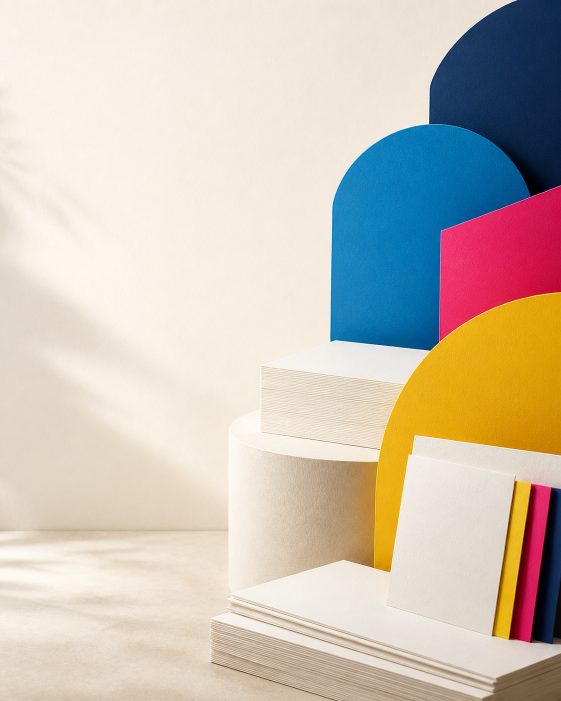
#> input picture assets/campanhas/automacao-smart-color-print/2026-08-12/base-brand-v1.png, 1122 x 1402 px (shown at 1/2 size)
$ python render.py
#> lines starting #> are read from the running program, lines starting #| are printed output that depends on the picture; after the words box and inside, x2 and y2 are one past the last pixel; in counts of white or black regions, pixels touching at a corner belong together
from pathlib import Path
import textwrap

from PIL import Image, ImageDraw, ImageFilter, ImageFont, ImageOps


ROOT = Path(__file__).resolve().parents[4]
CAMPAIGN = Path(__file__).resolve().parent
LOGO = ROOT / "assets" / "logo-scp.png"
BASE = CAMPAIGN / "base-brand-v1.png"
CARD = ROOT / "assets" / "mockup-cartao-real-v1.jpg"

WIDTH = 1080
HEIGHT = 1350

NAVY = "#101935"
CYAN = "#19B3E6"
MAGENTA = "#EA1A72"
YELLOW = "#F3C515"
OFF_WHITE = "#FFFDF8"
GRAPHITE = "#2D3342"
CARD_FILL = (255, 253, 248, 238)
CARD_BORDER = (16, 25, 53, 32)
LIME = "#DFF364"

BOLD = "/System/Library/Fonts/Supplemental/Arial Bold.ttf"
REGULAR = "/System/Library/Fonts/Supplemental/Arial.ttf"


def font(path: str, size: int) -> ImageFont.FreeTypeFont:
    return ImageFont.truetype(path, size=size)


def fit_cover(source: Image.Image, width: int, height: int) -> Image.Image:
    return ImageOps.fit(source.convert("RGB"), (width, height), method=Image.Resampling.LANCZOS)


def make_canvas() -> Image.Image:
    base = fit_cover(Image.open(BASE), WIDTH, HEIGHT).convert("RGBA")
    haze = Image.new("RGBA", (WIDTH, HEIGHT), (255, 255, 255, 0))
    draw = ImageDraw.Draw(haze)
    draw.rounded_rectangle((42, 126, 610, 1202), radius=56, fill=(255, 253, 248, 228))
    draw.rounded_rectangle((56, 144, 1024, 1216), radius=62, outline=(16, 25, 53, 18), width=4)
    draw.ellipse((-140, 940, 394, 1450), fill=(25, 179, 230, 22))
    draw.ellipse((716, 986, 1168, 1438), fill=(16, 25, 53, 26))
    haze = haze.filter(ImageFilter.GaussianBlur(16))
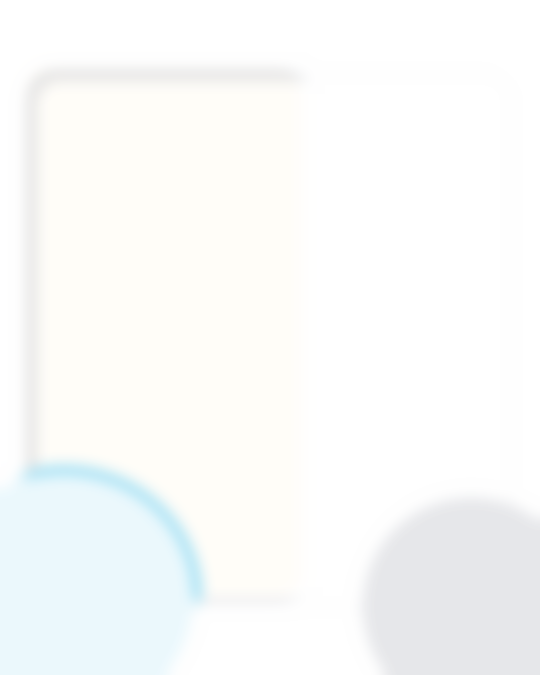
#> haze: PIL image 1080x1350 RGBA (shown at 1/2 size); mean R, G, B, A 211.3, 226.5, 232.2, 86.9; transparent parts drawn white
    return Image.alpha_composite(base, haze)
#> returned value: PIL image 1080x1350 RGBA


def add_shadow(base: Image.Image, bounds: tuple[int, int, int, int], radius: int = 30, blur: int = 28) -> Image.Image:
#> called with bounds = (660, 216, 956, 1044), radius = 30, blur = 28
    shadow = Image.new("RGBA", base.size, (0, 0, 0, 0))
#> shadow: PIL image 1080x1350 RGBA; every value is 0
    ImageDraw.Draw(shadow).rounded_rectangle(bounds, radius=radius, fill=(10, 18, 39, 70))
    shadow = shadow.filter(ImageFilter.GaussianBlur(blur))
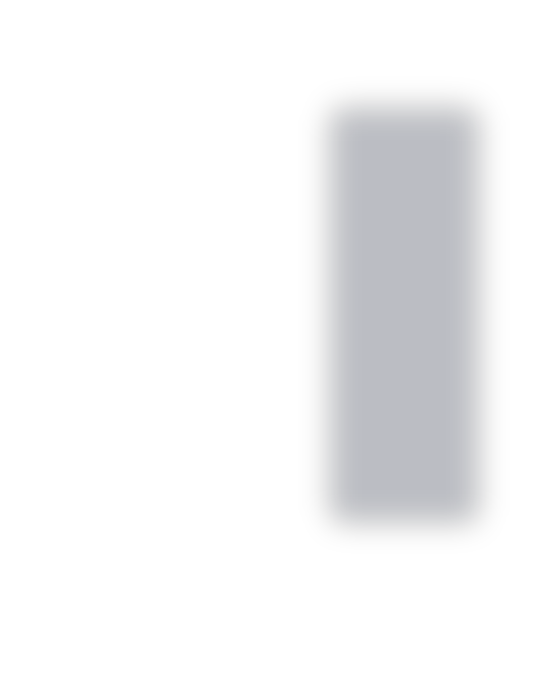
#> shadow: PIL image 1080x1350 RGBA (shown at 1/2 size); mean R, G, B, A 1.7, 3, 6.6, 11.8; transparent parts drawn white
    return Image.alpha_composite(base, shadow)
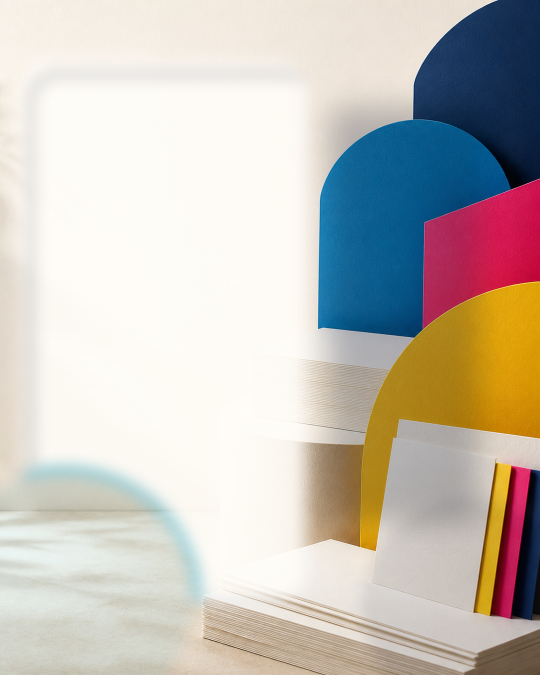
#> returned value: PIL image 1080x1350 RGBA (shown at 1/2 size); mean R, G, B, A 199.1, 192.9, 185.4, 255


def photo_card(base: Image.Image, source_path: Path, x: int, y: int, width: int, height: int, radius: int = 30) -> Image.Image:
    base = add_shadow(base, (x + 10, y + 12, x + width + 10, y + height + 12), radius=radius, blur=28)
    card = fit_cover(Image.open(source_path), width, height).convert("RGBA")
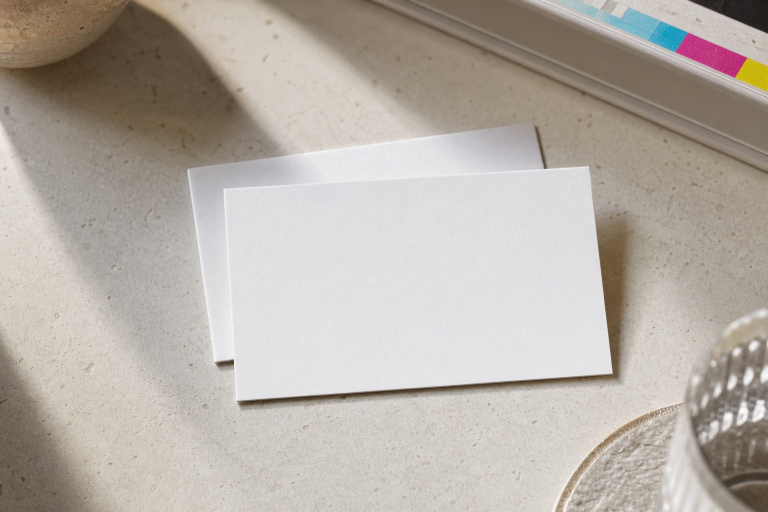
#> input picture assets/mockup-cartao-real-v1.jpg, 1536 x 1024 px (shown at 1/2 size)
#> call 2 of fit_cover, with width = 296, height = 828
#> in fit_cover (call 2), `return ImageOps.fit(source.convert("RGB"), (width, height), method=Ima..`:
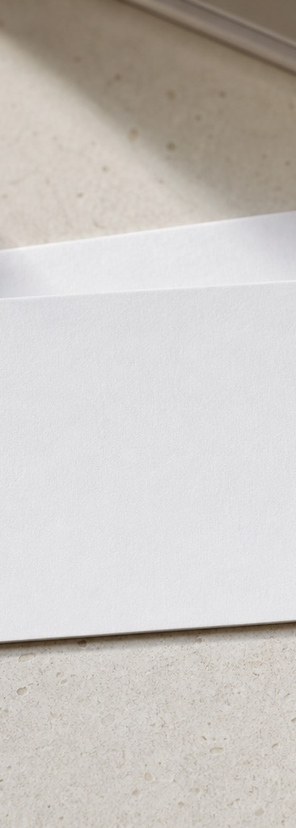
#> returned value: PIL image 296x828 RGB; mean R, G, B 202.9, 198.5, 194.1
    mask = Image.new("L", (width, height), 0)
#> mask: PIL image 296x828 L; every value is 0
    ImageDraw.Draw(mask).rounded_rectangle((0, 0, width, height), radius=radius, fill=255)
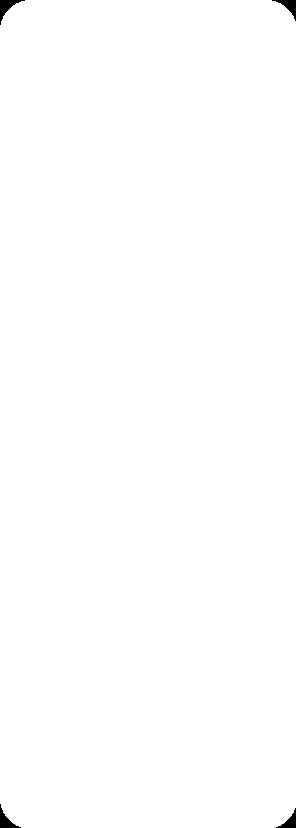
#> mask: PIL image 296x828 L; 99.7% white; 4 black regions, box (x1, y1, x2, y2) and area: (0, 0, 25, 25) 203, (272, 0, 296, 21) 178, (0, 804, 21, 828) 178, (276, 808, 296, 828) 154
    card.putalpha(mask)
    base.alpha_composite(card, (x, y))
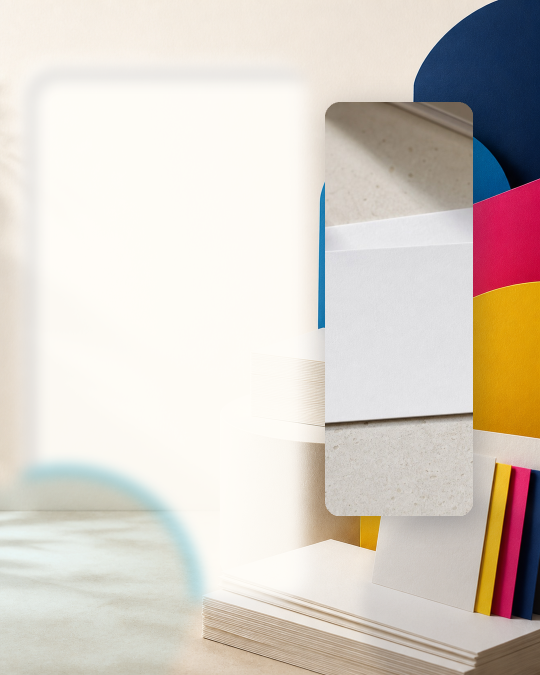
#> base: PIL image 1080x1350 RGBA (shown at 1/2 size); mean R, G, B, A 214.9, 206.2, 197.9, 255
    return base


def place_logo(base: Image.Image) -> None:
#> (the run stopped early here; a loop or call above may not have finished)
